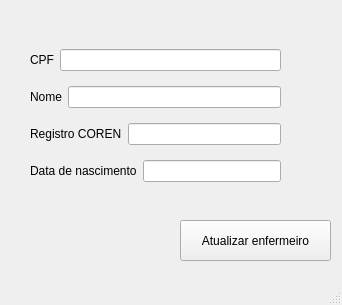
<?xml version="1.0" encoding="UTF-8"?>
<ui version="4.0">
 <class>UpdateNurserWindow</class>
 <widget class="QMainWindow" name="UpdateNurserWindow">
  <property name="geometry">
   <rect>
    <x>0</x>
    <y>0</y>
    <width>342</width>
    <height>305</height>
   </rect>
  </property>
  <property name="windowTitle">
   <string>MainWindow</string>
  </property>
  <widget class="QWidget" name="centralwidget">
   <widget class="QPushButton" name="pushButton">
    <property name="geometry">
     <rect>
      <x>180</x>
      <y>220</y>
      <width>151</width>
      <height>41</height>
     </rect>
    </property>
    <property name="text">
     <string>Atualizar enfermeiro</string>
    </property>
   </widget>
   <widget class="QWidget" name="layoutWidget">
    <property name="geometry">
     <rect>
      <x>30</x>
      <y>40</y>
      <width>251</width>
      <height>151</height>
     </rect>
    </property>
    <layout class="QVBoxLayout" name="verticalLayout">
     <item>
      <layout class="QHBoxLayout" name="horizontalLayout">
       <item>
        <widget class="QLabel" name="label">
         <property name="text">
          <string>CPF</string>
         </property>
        </widget>
       </item>
       <item>
        <widget class="QLineEdit" name="cpf"/>
       </item>
      </layout>
     </item>
     <item>
      <layout class="QHBoxLayout" name="horizontalLayout_2">
       <item>
        <widget class="QLabel" name="label_2">
         <property name="text">
          <string>Nome</string>
         </property>
        </widget>
       </item>
       <item>
        <widget class="QLineEdit" name="name"/>
       </item>
      </layout>
     </item>
     <item>
      <layout class="QHBoxLayout" name="horizontalLayout_3">
       <item>
        <widget class="QLabel" name="label_3">
         <property name="text">
          <string>Registro COREN</string>
         </property>
        </widget>
       </item>
       <item>
        <widget class="QLineEdit" name="coren"/>
       </item>
      </layout>
     </item>
     <item>
      <layout class="QHBoxLayout" name="horizontalLayout_4">
       <item>
        <widget class="QLabel" name="label_4">
         <property name="text">
          <string>Data de nascimento</string>
         </property>
        </widget>
       </item>
       <item>
        <widget class="QLineEdit" name="date"/>
       </item>
      </layout>
     </item>
    </layout>
   </widget>
  </widget>
  <widget class="QMenuBar" name="menubar">
   <property name="geometry">
    <rect>
     <x>0</x>
     <y>0</y>
     <width>342</width>
     <height>21</height>
    </rect>
   </property>
  </widget>
  <widget class="QStatusBar" name="statusbar"/>
 </widget>
 <resources/>
 <connections/>
</ui>
